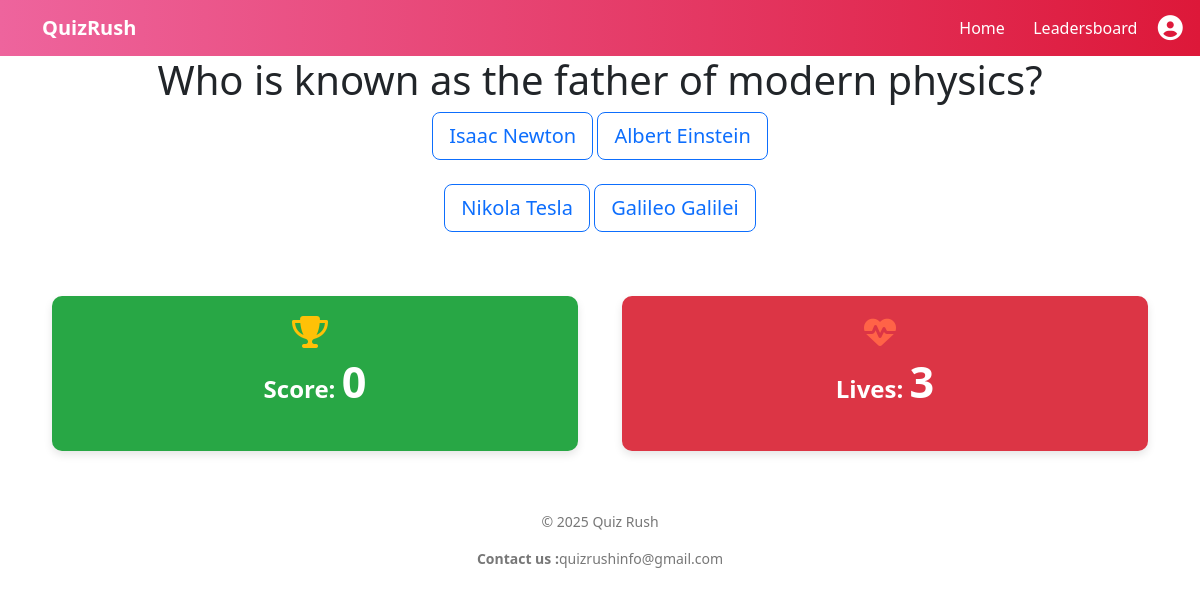
The page /start (signed in) on the database its author committed.
### app/models.py (models this page shows)
class Question(models.Model):
    text = models.CharField(max_length=255)
    option_a = models.CharField(max_length=100)
    option_b = models.CharField(max_length=100)
    option_c = models.CharField(max_length=100)
    option_d = models.CharField(max_length=100)
    correct_answer = models.CharField(max_length=1)  # 'A', 'B', 'C', or 'D'
    difficulty = models.IntegerField(default=1)  # Difficulty level
    time = models.IntegerField(default=60)  # Time limit in seconds

### app/views.py (the view)
# urls.py: path('start', views.start_quiz, name='start_quiz'),
def start_quiz(req):
    if 'user1' in req.session:
        req.session['score'] = 0
        req.session['lives'] = 3
        level = req.GET.get('level')
        if level == 'easy':
            questions = Question.objects.filter(difficulty=1)
            timer_duration = 60
        elif level == 'medium':
            questions = Question.objects.filter(difficulty=2)
            timer_duration = 30
        elif level == 'hard':
            questions = Question.objects.filter(difficulty=3)
            timer_duration = 15
        else:
            questions = Question.objects.all()
            timer_duration = 60
        if not questions:
            return render(req, 'user/noqst.html')
        question = random.choice(questions)
        req.session['level'] = level
        return render(req, 'user/quiz.html', {'question': question, 'timer_duration': timer_duration})
    else:
        return redirect('login')

### templates/user/quiz.html (shortened to what this page needs)
<!DOCTYPE html>
<html lang="en">
<head>
    {% load static %}
    <link rel="stylesheet" type="text/css" href="{% static 'css/style.css' %}">
    <link href="https://cdn.jsdelivr.net/npm/bootstrap@5.3.3/dist/css/bootstrap.min.css" rel="stylesheet">
    <link rel="stylesheet" href="https://cdnjs.cloudflare.com/ajax/libs/font-awesome/6.5.1/css/all.min.css">
</head>
<body>
    <nav class="navbar navbar-expand-lg navbar-gradient">
        <div class="container">
            <a class="navbar-brand text-white fw-bold" href="home">QuizRush</a>
            <div class="collapse navbar-collapse" id="navbarNav">
                <ul class="navbar-nav ms-auto">
                    <li class="nav-item" style="margin-right: 6%;"><a class="nav-link" href="home">Home</a></li>
                    <li class="nav-item" style="margin-right: 6%;"><a class="nav-link" href="leader">Leadersboard</a></li>
                    <li class="nav-item" style="margin-right: 6%;"><a class="" href="login"><i class="fa-solid fa-circle-user" style="color: white;font-size: 25px;margin-top: 30%;"></i></a></li>
                </ul>
            </div>
        </div>
    </nav>
    <div class="container">
        <h1 class="text-center">{{ question.text }}</h1>
        <form method="POST" action="{% url 'check_answer' %}">
            <div class="text-center">
                <button type="submit" name="answer" value="A" class="btn btn-outline-primary btn-lg">{{ question.option_a }}</button>
                <button type="submit" name="answer" value="B" class="btn btn-outline-primary btn-lg">{{ question.option_b }}</button><br><br>
                <button type="submit" name="answer" value="C" class="btn btn-outline-primary btn-lg">{{ question.option_c }}</button>
                <button type="submit" name="answer" value="D" class="btn btn-outline-primary btn-lg">{{ question.option_d }}</button><br><br>
            </div>
        </form>
        <div class="score-lives text-center">
            <div class="row">
                <div class="col-12 col-md-6">
                    <div class="score-box">
                        <i class="fa fa-trophy"></i>
                        <p><strong>Score:</strong> <span>{{ request.session.score }}</span></p>
                    </div>
                </div>
                <div class="col-12 col-md-6">
                    <div class="lives-box">
                        <i class="fa fa-heartbeat"></i>
                        <p><strong>Lives:</strong> <span>{{ request.session.lives }}</span></p>
                    </div>
                </div>
            </div>
        </div>
    </div>
    <div class="footer">
        <p>&copy; 2025 Quiz Rush</p>
        <p><b>Contact us :</b>quizrushinfo@gmail.com</p>
    </div>
</body>
</html>

### templates/user/quiz.html (style rules this page uses)
.navbar-gradient { background: linear-gradient(90deg, #ee649d, #dd1839); }
.nav-link { color: white !important; transition: all 0.3s ease-in-out; }
.score-lives { margin-top: 30px; margin-bottom: 30px; }
.score-box, .lives-box { background-color: #f0f8ff; border-radius: 10px; padding: 20px; margin: 10px; box-shadow: 0 4px 8px rgba(0, 0, 0, 0.1); transition: transform 0.3s ease, background-color 0.3s ease; }
.score-box i, .lives-box i { font-size: 2em; margin-right: 10px; color: #ff6347; }
.score-box { background-color: #28a745; color: white; }
.score-box i { color: #ffc107; }
.lives-box { background-color: #dc3545; color: white; }
.lives-box i { color: #ff6347; }
.score-box p, .lives-box p { font-size: 1.5em; font-weight: bold; }
.score-box span, .lives-box span { font-size: 1.8em; color: #ffffff; font-weight: bold; }
.footer { text-align: center; color: #777; font-size: 14px; margin-top: 50px; }

### rows shown on the page
Question: text "Who is known as the father of modern physics?", option_a "Isaac Newton", option_b "Albert Einstein", option_c "Nikola Tesla", option_d "Galileo Galilei"

### other values the page prints
{{ request.session.score }} "0"
{{ request.session.lives }} "3"
